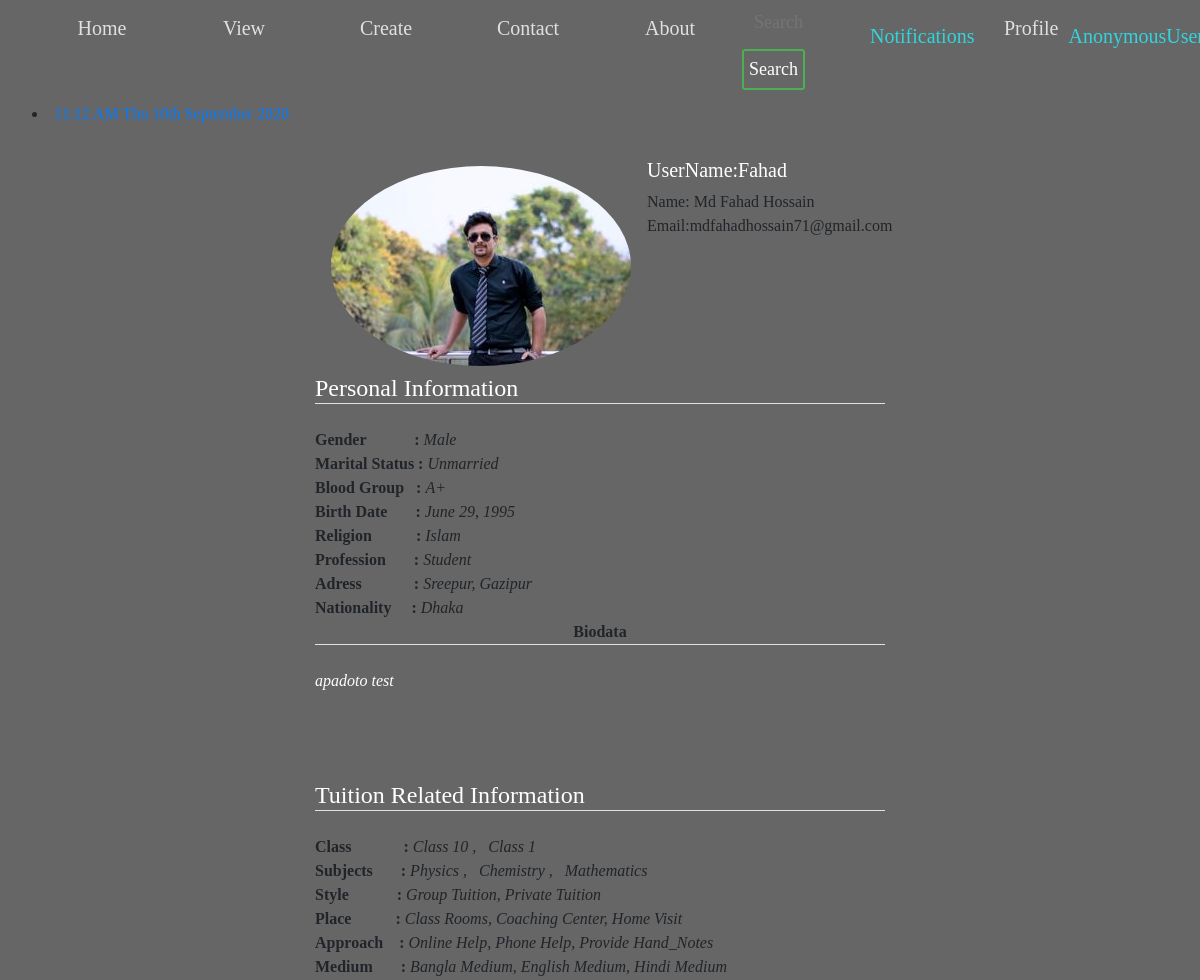
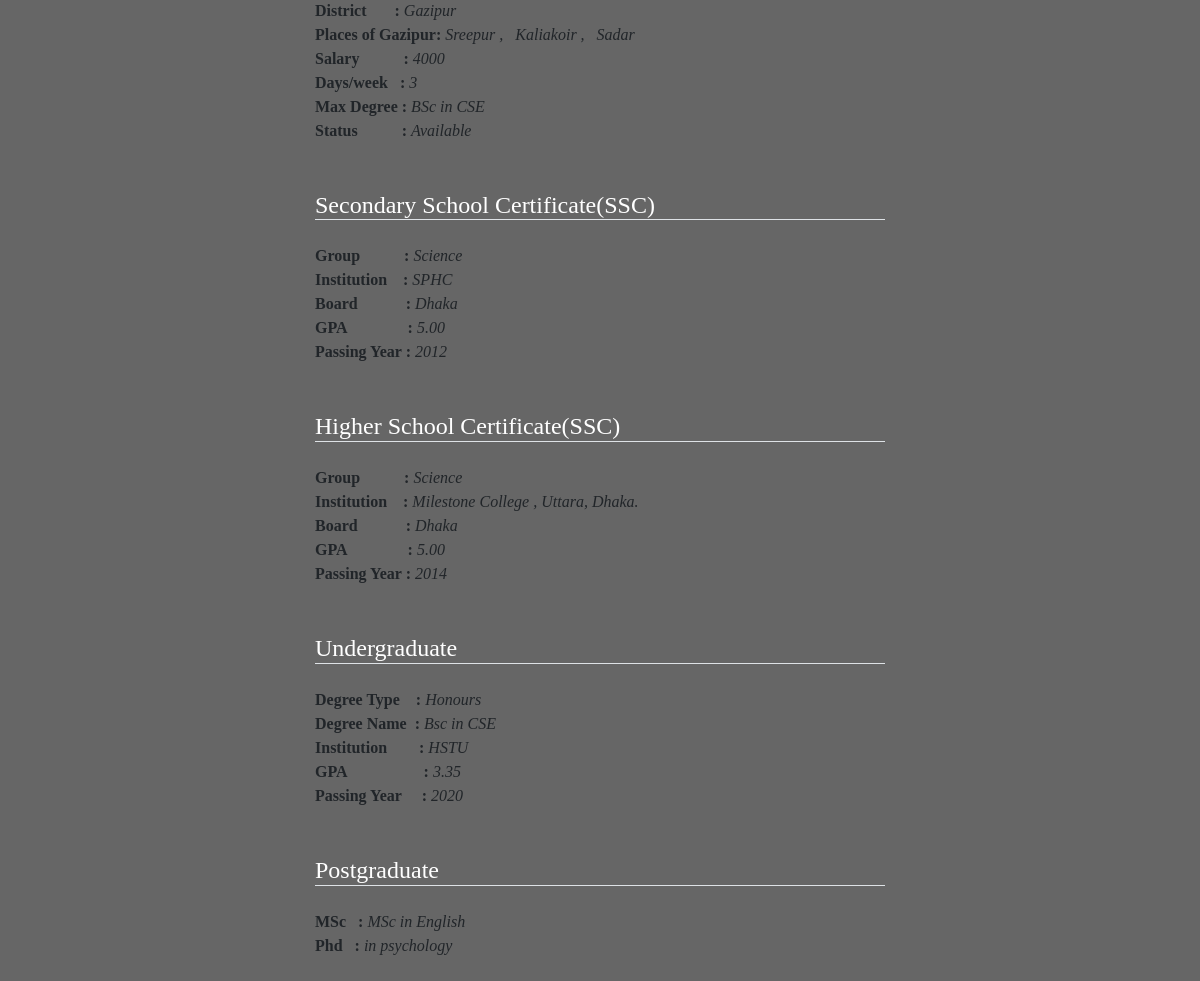
/profile/otherprofile/Fahad/, run on the app's committed database (2 pictures, top to bottom).
### person/models.py (models this page shows, shortened)
class UserProfile(models.Model):
    GENRE_CHOICES = (
        ('Male', 'MALE'),
        ('Female', 'FEMALE'),
    )
    MARITAL_STATUS_CHOICES = (
        ('Married', 'Married'),
        ('Unmarried', 'Unmarried'),
        ('Divorced', 'Divorced'),
        ('Engaged', 'Engaged'),
        ('Separated', 'Separated'),
    )
    CATEGORY=(
        ('Student', 'Student'),
        ('Teacher', 'Teacher'),
        ('Employee', 'Employee'),
        ('Employeer', 'Employeer'),
    )
    BLOOD_GROUP=(
        ('A+', 'A+'),
        ('A-', 'A-'),
        ('AB+', 'AB+'),
        ('AB-', 'AB-'),
        ('B+', 'B+'),
        ('B-', 'B-'),
        ('O+', 'O+'),
        ('O-', 'O-'),
    )
    user = models.OneToOneField(User,on_delete=models.CASCADE)
    birth_date = models.DateField()
    blood_group=models.CharField(max_length=3, choices=BLOOD_GROUP)
    genre = models.CharField(max_length=50, choices=GENRE_CHOICES)
    address = models.CharField(max_length=150)
    phone=models.CharField(max_length=13)
    nationality = models.CharField(max_length=30)
    marital_status = models.CharField(max_length=50, choices=MARITAL_STATUS_CHOICES)
    religion = models.CharField(max_length=50)
    biodata=models.TextField()
    profession=models.CharField(max_length=50,choices=CATEGORY,null=True)
    image=models.ImageField(default='default.jpg', upload_to='tuition/images')
    AUTH_PROFILE_MODULE = 'app.UserProfile'

class Classes(models.Model):
    name=models.CharField(max_length=150)
    def __str__(self):
        return self.name

class Subject(models.Model):
    name=models.CharField(max_length=150)
    def __str__(self):
        return self.name

class TuitionClass(models.Model):
    STATUS = (
        ('Available', 'Available'),
        ('Busy', 'Busy'),
    )
    Choice_style = (
        ('Group_Tuition', 'Group Tuition'),
        ('Private_Tuition', 'Private Tuition'),
    )
    Choice_Place = (
        ('Class_Rooms', 'Class Rooms'),
        ('Coaching_Center', 'Coaching Center'),
        ('Home_Visit', 'Home Visit'),
        ('My_Place', 'My Place'),
    )
    Choice_Approach = (
        ('Online_Help', 'Online Help'),
        ('Phone_Help', 'Phone Help'),
        ('Provide_Hand_Notes', 'Provide Hand_Notes'),
        ('Video_Tutorials', 'Video Tutorials'),
    )
    Choice_Medium = (
        ('Bangla_Medium', 'Bangla Medium'),
        ('English_Medium', 'English Medium'),
        ('Arabic_Medium', 'Arabic Medium'),
        ('Hindi_Medium', 'Hindi Medium'),
        ('Sports_Section', 'Sports Section'),
        ('Singing_Section', 'Singing Section'),
        ('Dance_Section', 'Dance Section'),
        ('Extra Curricular Activities', 'Extra Curricular Activities'),
        ('Language Learning', 'Language Learning'),
        ('Computer Learning', 'Computer Learning'),
    )
    user = models.OneToOneField(User, on_delete=models.CASCADE, related_name='tuitionclass')
    district = models.ForeignKey(District, on_delete=models.SET_NULL, null=True, related_name='district')
    preferedPlace=models.ManyToManyField(SubDistrict, related_name='city_set')
    style = MultiSelectField(choices=Choice_style, max_choices=3, max_length=100)
    place = MultiSelectField(choices=Choice_Place,
                             max_choices=3, max_length=100)
    approach = MultiSelectField(choices=Choice_Approach,
                             max_choices=3, max_length=100)
    medium = MultiSelectField(choices=Choice_Medium,
                             max_choices=3, max_length=100)
    subject = models.ManyToManyField(Subject, related_name='subjects')
    level = models.ManyToManyField(Classes, related_name='classes')
    salary = models.CharField(max_length=100)
    days=models.CharField(max_length=100)
    high_education = models.CharField(max_length=100)
    status = models.CharField(max_length=100, choices=STATUS)

class District(models.Model):
    name = models.CharField(max_length=150)
    def __str__(self):
        return self.name

class SubDistrict(models.Model):
    name = models.CharField(max_length=400)
    district = models.ForeignKey(District, on_delete=models.CASCADE, related_name='subdistrict')
    def __str__(self):
        return self.name

class SSC(models.Model):
    GROUP = (
        ('Science', 'Science'),
        ('Business_Studies', 'Business_Studies'),
        ('Humanities', 'Humanities'),
    )
    user = models.OneToOneField(User, on_delete=models.CASCADE, related_name='ssc')
    group = models.CharField(max_length=100, choices=GROUP)
    institute = models.CharField(max_length=200)
    gpa = models.CharField(max_length=20)
    board=models.CharField(max_length=20)
    passing_year = models.IntegerField()

class HSC(models.Model):
    GROUP = (
        ('Science', 'Science'),
        ('Business_Studies', 'Business_Studies'),
        ('Humanities', 'Humanities'),
    )
    user = models.OneToOneField(User, on_delete=models.CASCADE, related_name='hsc')
    group = models.CharField(max_length=100, choices=GROUP)
    institute = models.CharField(max_length=200)
    gpa = models.CharField(max_length=20)
    board = models.CharField(max_length=20)
    passing_year = models.IntegerField()

class AfterHsc(models.Model):
    DEGREE = (
        ('Honours', 'Honours'),
        ('Degree', 'Degree'),
        ('Diploma', 'Diploma'),
    )
    user = models.OneToOneField(User, on_delete=models.CASCADE, related_name='afterhsc')
    Etype = models.CharField(max_length=100, choices=DEGREE)
    degree=models.CharField(max_length=200)
    institute = models.CharField(max_length=200)
    cgpa = models.CharField(max_length=20)
    passing_year = models.IntegerField()

class HigherStudies(models.Model):
    user = models.OneToOneField(User, on_delete=models.CASCADE, related_name='higherstudies')
    masters=models.CharField(max_length=200)
    phd=models.CharField(max_length=200)

### person/views.py (the view)
# urls.py: path('otherprofile/<str:slug>/', views.otherprofile, name='otherprofile'),
def otherprofile(request, slug):
    user = User.objects.get(username=slug)
    try:
        uSsc = user.ssc
    except:
        uSsc=None
    try:
        uHsc = user.hsc
    except:
        uHsc=None
    try:
        afterhsc = user.afterhsc
    except:
        afterhsc = None
    try:
        higherstudies = user.higherstudies
    except:
        higherstudies = None
    try:
        userp = user.userprofile
    except:
        userp = None
    try:
        tuitionprofile = user.tuitionclass
    except:
        tuitionprofile = None
    try:
        subject = tuitionprofile.subject.all()
    except:
        subject = None
    try:
        places = tuitionprofile.preferedPlace.all()
    except:
        places = None
    try:
        class_in = tuitionprofile.level.all()
    except:
        class_in = None
    context = {
        'user': user,
        'uSsc': uSsc,
        'uHsc': uHsc,
        'afterhsc': afterhsc,
        'higherstudies': higherstudies,
        'tuitionprofile': tuitionprofile,
        'subject': subject,
        'places': places,
        'class_in': class_in,
        'userp':userp
    }
    return render(request, 'person/otherprofile.html', context)

### templates/person/otherprofile.html (shortened to what this page needs)
{% extends 'basic.html' %}
{% block userprofile %} active{% endblock userprofile %}
{% block body %}
{% load crispy_forms_tags %}
{% if user.is_authenticated %}
<div class="col-md-6 offset-md-3">
        <div class="media">
            <img class="rounded-circle account-img my-2 mx-3 mr-3" src="{{userp.image.url}}" alt="...">
            <div class="media-body">
                <h5 class="mt-0">UserName:{{user.username}}</h5>
                Name: {{user.first_name}} {{user.last_name}}
                <br>
                Email:{{user.email}}
                <br>
            </div>
        </div>
    {% if userp %}
    <b><h3><legend class="border-bottom mb-4">Personal Information</legend></h3></b>
    <b>Gender &nbsp;&nbsp;&nbsp;&nbsp;&nbsp;&nbsp;&nbsp;&nbsp;&nbsp;&nbsp;&nbsp;:  </b> <i> {{userp.genre}}</i> <br>
    <b>Marital Status :  </b> <i> {{userp.marital_status}}</i> <br>
    <b>Blood Group&nbsp; &nbsp;:  </b> <i> {{userp.blood_group}}</i> <br>
    <b>Birth Date &nbsp;&nbsp;&nbsp;&nbsp;&nbsp; : </b> <i> {{userp.birth_date}}</i> <br>
    <b>Religion&nbsp;&nbsp;&nbsp;&nbsp;&nbsp;&nbsp;&nbsp;&nbsp;&nbsp;&nbsp;&nbsp;:  </b> <i> {{userp.religion}}</i> <br>
    <b>Profession &nbsp;&nbsp;&nbsp;&nbsp;&nbsp;&nbsp;:  </b> <i> {{userp.profession}}</i> <br>
    <b>Adress&nbsp;&nbsp;&nbsp;&nbsp;&nbsp;&nbsp;&nbsp;&nbsp;&nbsp;&nbsp;&nbsp; &nbsp;:  </b> <i> {{userp.address}}</i> <br>
    <b>Nationality&nbsp;&nbsp;&nbsp;&nbsp; :  </b> <i> {{userp.nationality}}</i> <br>
    <b><div class="border-bottom text-center mb-4">Biodata</div>  </b> <i> <p> {{userp.biodata}}</p></i> <br>
    {% endif %} <br><br>
    {% if tuitionprofile %}
    <b><h3><legend class="border-bottom mb-4">Tuition Related Information</legend></h3></b>
    <b>Class &nbsp;&nbsp;&nbsp;&nbsp;&nbsp;&nbsp;&nbsp;&nbsp;&nbsp;&nbsp;&nbsp; : </b> <i>
    {% for cls in class_in %}
    {{cls}}
    {% if not forloop.last %}
    , &nbsp;
    {% endif %}
    {% endfor %}
    </i> <br>
    <b>Subjects &nbsp;&nbsp;&nbsp;&nbsp;&nbsp; : </b> <i>
    {% for sub in subject %}
    {{sub}}
    {% if not forloop.last %}
    , &nbsp;
    {% endif %}
    {% endfor %}
    </i> <br>
    <b>Style &nbsp;&nbsp;&nbsp;&nbsp;&nbsp;&nbsp;&nbsp;&nbsp;&nbsp;&nbsp;&nbsp;:  </b> <i> {{tuitionprofile.style}}</i> <br>
    <b>Place  &nbsp;&nbsp;&nbsp;&nbsp;&nbsp;&nbsp;&nbsp;&nbsp;&nbsp;&nbsp;:  </b> <i> {{tuitionprofile.place}}</i> <br>
    <b>Approach &nbsp;&nbsp;&nbsp;:  </b> <i> {{tuitionprofile.approach}}</i> <br>
    <b>Medium &nbsp;&nbsp;&nbsp;&nbsp;&nbsp; : </b> <i> {{tuitionprofile.medium}}</i> <br>
    <b>District &nbsp;&nbsp;&nbsp;&nbsp;&nbsp; : </b> <i> {{tuitionprofile.district}}</i> <br>
    <b>Places of {{tuitionprofile.district}}: </b> <i> {% for pls in places %}
    {{pls}}
    {% if not forloop.last %}
    , &nbsp;
    {% endif %}
    {% endfor %}</i> <br>
    <b>Salary&nbsp;&nbsp;&nbsp;&nbsp;&nbsp;&nbsp;&nbsp;&nbsp;&nbsp;&nbsp;&nbsp;:  </b> <i> {{tuitionprofile.salary}}</i> <br>
    <b>Days/week&nbsp;&nbsp;&nbsp;:  </b> <i> {{tuitionprofile.days}}</i> <br>
    <b>Max Degree&nbsp;:  </b> <i> {{tuitionprofile.high_education}}</i> <br>
    <b>Status&nbsp;&nbsp;&nbsp;&nbsp;&nbsp;&nbsp;&nbsp;&nbsp;&nbsp;&nbsp; :  </b> <i> {{tuitionprofile.status}}</i> <br>
    {% endif %} <br><br>
    {% if uSsc %}
    <b><h3><legend class="border-bottom mb-4">Secondary School Certificate(SSC)</legend></h3></b>
    <b>Group&nbsp;&nbsp;&nbsp;&nbsp;&nbsp;&nbsp;&nbsp;&nbsp;&nbsp;&nbsp; : </b> <i> {{uSsc.group}}</i> <br>
    <b>Institution&nbsp;&nbsp; &nbsp;:  </b> <i> {{uSsc.institute}}</i> <br>
    <b>Board &nbsp;&nbsp;&nbsp;&nbsp;&nbsp;&nbsp;&nbsp;&nbsp;&nbsp;&nbsp;&nbsp;:  </b> <i> {{uSsc.board}}</i> <br>
    <b>GPA&nbsp;&nbsp;&nbsp;&nbsp;&nbsp;&nbsp;&nbsp;&nbsp;&nbsp;&nbsp;&nbsp;&nbsp;&nbsp;&nbsp;&nbsp;:  </b> <i> {{uSsc.gpa}}</i> <br>
    <b>Passing Year :  </b> <i> {{uSsc.passing_year}}</i> <br>
    {% endif %} <br><br>
    {% if uHsc %}
    <b><h3><legend class="border-bottom mb-4">Higher School Certificate(SSC)</legend></h3></b>
    <b>Group&nbsp;&nbsp;&nbsp;&nbsp;&nbsp;&nbsp;&nbsp;&nbsp;&nbsp;&nbsp; : </b> <i> {{uHsc.group}}</i> <br>
    <b>Institution&nbsp;&nbsp; &nbsp;:  </b> <i> {{uHsc.institute}}</i> <br>
    <b>Board &nbsp;&nbsp;&nbsp;&nbsp;&nbsp;&nbsp;&nbsp;&nbsp;&nbsp;&nbsp;&nbsp;:  </b> <i> {{uHsc.board}}</i> <br>
    <b>GPA&nbsp;&nbsp;&nbsp;&nbsp;&nbsp;&nbsp;&nbsp;&nbsp;&nbsp;&nbsp;&nbsp;&nbsp;&nbsp;&nbsp;&nbsp;:  </b> <i> {{uHsc.gpa}}</i> <br>
    <b>Passing Year :  </b> <i> {{uHsc.passing_year}}</i> <br>
    {% endif %} <br><br>
    {% if afterhsc %}
    <b><h3><legend class="border-bottom mb-4">Undergraduate</legend></h3></b>
    <b>Degree Type&nbsp;&nbsp;&nbsp; : </b> <i> {{afterhsc.Etype}}</i> <br>
    <b>Degree Name&nbsp;&nbsp;:  </b> <i> {{afterhsc.degree}}</i> <br>
    <b>Institution&nbsp;&nbsp;&nbsp;&nbsp;&nbsp;&nbsp; &nbsp;:  </b> <i> {{afterhsc.institute}}</i> <br>
    <b>GPA&nbsp;&nbsp;&nbsp;&nbsp;&nbsp;&nbsp;&nbsp;&nbsp;&nbsp;&nbsp;&nbsp;&nbsp;&nbsp;&nbsp;&nbsp;&nbsp;&nbsp;&nbsp;&nbsp;:  </b> <i> {{afterhsc.cgpa}}</i> <br>
    <b>Passing Year &nbsp;&nbsp;&nbsp;&nbsp;:  </b> <i> {{afterhsc.passing_year}}</i> <br>
    {% endif %} <br><br>
    {% if higherstudies %}
    <b><h3><legend class="border-bottom mb-4">Postgraduate</legend></h3></b>
    <b>MSc&nbsp;&nbsp; : </b> <i> {{higherstudies.masters}}</i> <br>
    <b>Phd&nbsp;&nbsp; :  </b> <i> {{higherstudies.phd}}</i> <br>
    {% endif %} <br><br>
</div>
{% endif %}
{% endblock %}

### templates/basic.html (shortened to what this page needs)
<!doctype html>
<html lang="en">
<head>
  <link rel="stylesheet" href="https://stackpath.bootstrapcdn.com/bootstrap/4.2.1/css/bootstrap.min.css"
>
  {% load notifications_tags %}
  {% load static %}
  <link href="{% static 'css/style.css'  %}" rel='stylesheet'>
</head>
<body>
  <nav class="navbar navbar-expand-lg navbar-dark">
    <div>
      <ul >
        <li class="{% block blogactive %}
      {% endblock blogactive %} ">
          <a  href="/profile/">Home</a>
        </li>
        <li >
          <a class="{% block viewactive %}
      {% endblock viewactive %}" href="#"> View</a>
        </li>
        <li >
          <a href="#">Create</a>
        </li>
        <li class=" {% block contactactive %}
      {% endblock contactactive %}">
          <a  href="/profile/contact/">Contact</a>
        </li>
        <li class="  {% block aboutactive %}
      {% endblock aboutactive %}">
          <a  href="/profile/about_us/">About</a>
        </li>
      </ul>
      <ul class="navbar-nav ml-auto">
        {% if user.is_authenticated %}
        <form method="GET" action="/posts/search/" class="form-inline my-2 my-lg-0">
          <input class="in " type="search" placeholder="Search" aria-label="Search" name="q"
            id="search">
          <button class="btn  btn-sm" type="submit" value="{{ query|escape }}">Search</button>
        </form>
        <li class="nav-item {% block notifications %}
      {% endblock notifications %} ">
          <a class="nav-link" href="/profile/notification/">
            Notifications
          </a>
        </li>
        <li class=" {% block userprofile %}
      {% endblock userprofile %} ">
          <a  href="/profile/userprofile/">Profile</a>
        </li>
        <li class="nav-item dropdown">
          <a class="nav-link dropdown-toggle" href="#" id="navbarDropdown" role="button" data-toggle="dropdown"
            aria-haspopup="true" aria-expanded="false">
            {{request.user}}
          </a>
        </li>
      </ul>
        {% endif %}
        <li >
          <a  href="">
            {% now "h:i A" as current_time %}
          </a>
        </li>
    </div>
  </nav>
  <br>
  {% block body %} {% endblock %}
</body>
</html>

### static/css/style.css (style rules this page uses)
body { margin: 0; padding: 0; font-family: sens-serif; height: 100vh; background: linear-gradient(rgba(0,0,0,0.6), rgba(0,0,0,0.6)), url('/static/images/bg1.jpg'); background-size: cover; background-attachment: fixed; background-position: top; }
.navbar .navbar-nav .nav-item .nav-link:link, .navbar .navbar-nav .nav-item .nav-link:visited { color:#26f1fb; margin-right: 20px; }
ul { margin: 0px; padding: 0px; list-style: none; }
ul li { float: left ; height: 30px; width:140px; background-color: none; opacity: 0.8; line-height: 40px; text-align: center; font-size: 20px; margin-right: 2px; }
ul li a { text-decoration: none; color:white; display: block; }
.in { width:100px; border: none; outline: none; background: none; color: white; float: left; margin: 0 10px; font-size: 18px; }
.btn { width: auto; background: none; border: 2px solid #4caf50; color: white; padding: 5px; font-size: 18px; cursor: pointer; margin: 12px 0; }
.col-md-6 p { background: none; color: white; }
.col-md-6 h1, h2, h3, h4, h5, h6 { background: none; color: white; }

### data on the page
UserProfile: image (picture), genre "Male", marital_status "Unmarried", blood_group "A+", birth_date "June 29, 1995", religion "Islam", profession "Student", address "Sreepur, Gazipur", nationality "Dhaka", biodata "apadoto test"
Classes: name "Class 10"
Classes: name "Class 1"
Subject: name "Physics"
Subject: name "Chemistry"
Subject: name "Mathematics"
TuitionClass: style "Group Tuition, Private Tuition", place "Class Rooms, Coaching Center, Home Visit", approach "Online Help, Phone Help, Provide Hand_Notes", medium "Bangla Medium, English Medium, Hindi Medium", district "Gazipur", salary "4000", days "3", high_education "BSc in CSE", status "Available"
SubDistrict: name "Sreepur"
SubDistrict: name "Kaliakoir"
SubDistrict: name "Sadar"
SSC: group "Science", institute "SPHC", board "Dhaka", gpa "5.00", passing_year "2012"
HSC: group "Science", institute "Milestone College , Uttara, Dhaka.", board "Dhaka", gpa "5.00", passing_year "2014"
AfterHsc: Etype "Honours", degree "Bsc in CSE", institute "HSTU", cgpa "3.35", passing_year "2020"
HigherStudies: masters "MSc in English", phd "in psychology"

### other printed values
{{ user.username }} "Fahad"
{{ user.first_name }} "Md Fahad"
{{ user.last_name }} "Hossain"
{{ user.email }} "mdfahadhossain71@gmail.com"
